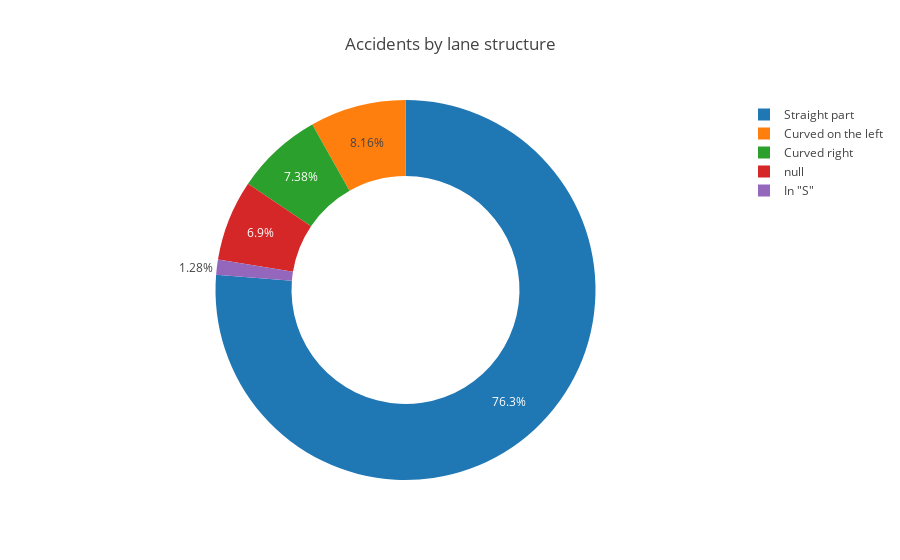

This figure's notebook cell:
### Code cell
data_laneStructure = places.groupby(by='laneStructure', as_index=False).count()
LaneStructureLabel = {
    1:'Straight part',
    2:'Curved on the left',
    3:'Curved right',
    4:'In "S"'
}
data_laneStructure.laneStructure =  data_laneStructure.laneStructure.map(LaneStructureLabel)

Title = "Accidents by lane structure"
PlotPiechart(data_laneStructure.laneStructure.values , data_laneStructure, 'LaneStructure')

### Figure 1 — Plotly figure (JSON) as saved in the notebook; plotly's stock layout.template omitted (floating-point values rounded to 4 significant figures)
{"data": [{"hole": 0.6, "hoverinfo": "label+percent+name", "labels": [null, "Straight part", "Curved on the left", "Curved right", "In \"S\""], "name": "LaneStructure", "type": "pie", "uid": "261239f1-3b32-4cd3-b94f-154bcb7a75c2", "values": [57847, 639903, 68483, 61946, 10730]}], "layout": {"annotations": [{"font": {"size": 40}, "showarrow": false, "text": " ", "x": 5.5, "y": 0.5}], "title": {"text": "Accidents by lane structure"}}}
